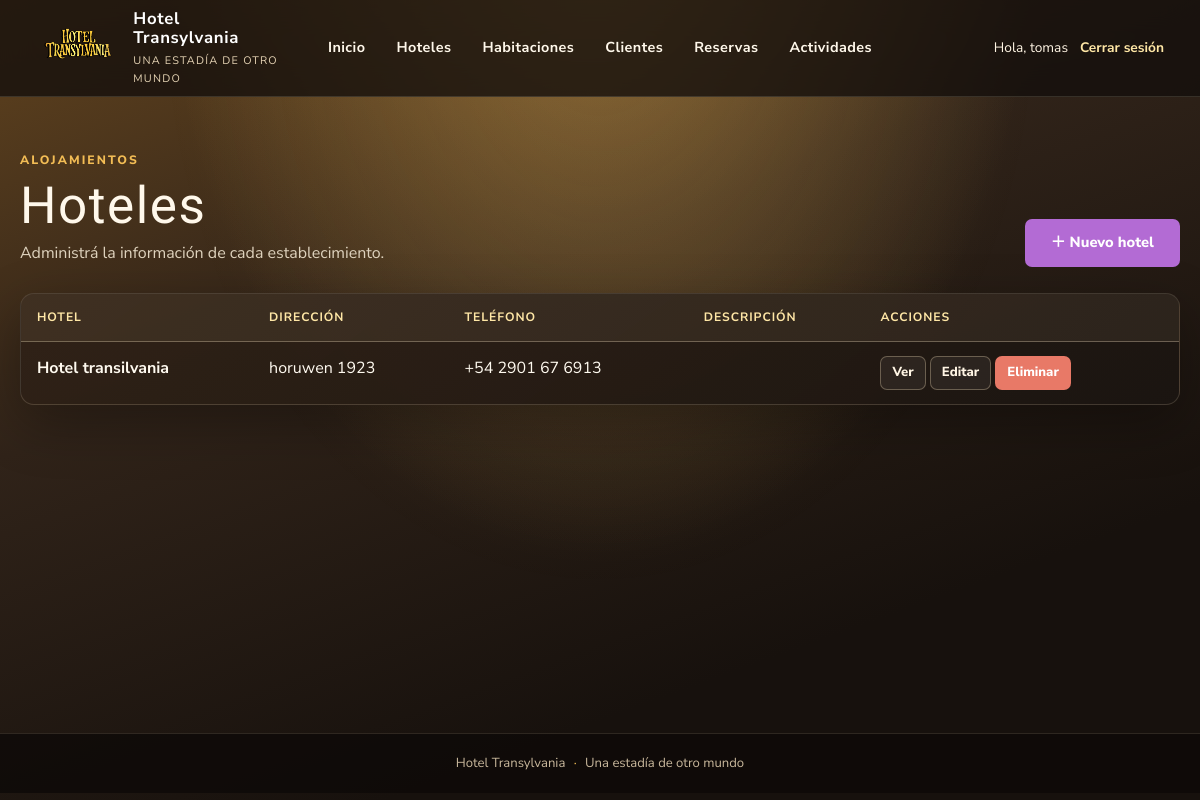
/hoteles/ (signed in), run on the app's committed database.
### apps/hotel/models.py (models this page shows, shortened)
class Hotel(models.Model):
    nombre = models.CharField(max_length=100)
    direccion = models.CharField(max_length=200)
    telefono = models.CharField(max_length=20)
    descripcion = models.TextField()

### apps/hotel/views.py (the view)
# urls.py: path('', login_required(HotelListView.as_view()), name='hotel_list'),
class HotelListView(LoginRequiredMixin, ListView):
    model = Hotel
    template_name = 'hotel/list.html'
    context_object_name = 'hotel'

### templates/hotel/list.html (shortened to what this page needs)
{% extends "base/base.html" %}
{% block content %}
<section class="page-heading">
    <div><p class="eyebrow">Alojamientos</p><h1>Hoteles</h1><p class="subtitle">Administrá la información de cada establecimiento.</p></div>
    <a class="button" href="{% url 'hotel:hotel_create' %}">＋ Nuevo hotel</a>
</section>
{% if hotel %}
<div class="table-wrap">
    <table>
        <thead><tr><th>Hotel</th><th>Dirección</th><th>Teléfono</th><th>Descripción</th><th>Acciones</th></tr></thead>
        <tbody>{% for item in hotel %}
            <tr>
                <td><strong>{{ item.nombre }}</strong></td><td>{{ item.direccion }}</td><td>{{ item.telefono }}</td>
                <td>{{ item.descripcion|truncatechars:80 }}</td>
                <td class="actions-cell">
                    <a class="button secondary small" href="{% url 'hotel:hotel_detail' item.pk %}">Ver</a>
                    <a class="button secondary small" href="{% url 'hotel:hotel_update' item.pk %}">Editar</a>
                    <a class="button danger small" href="{% url 'hotel:hotel_delete' item.pk %}">Eliminar</a>
                </td>
            </tr>
        {% endfor %}</tbody>
    </table>
</div>
{% else %}
<section class="empty-state"><p>Todavía no hay hoteles registrados.</p><a class="button" href="{% url 'hotel:hotel_create' %}">Agregar primer hotel</a></section>
{% endif %}
{% endblock %}

### templates/base/base.html (shortened to what this page needs)
{% load static %}
<!doctype html>
<html lang="es">
<head>
    <link rel="stylesheet" href="{% static 'css/halloween.css' %}">
</head>
<body class="{% block page_class %}inner-page{% endblock %}">
    <header class="site-header">
        <div class="header-inner">
            <a class="brand" href="{% url 'inicio:inicio' %}">
                <img src="{% static 'img/hotel-transylvania-logo.png' %}" alt="Logo de Hotel Transylvania">
                <span class="brand-copy">
                    <strong>Hotel Transylvania</strong>
                    <span>Una estadía de otro mundo</span>
                </span>
            </a>
            <nav class="nav-bar" aria-label="Navegación principal">
                {% if request.resolver_match.url_name == 'inicio' %}
                    <div class="nav-inner">
                        <a href="{% url 'inicio:inicio' %}">Home</a>
                        <a href="#about">About</a>
                        <a href="#gallery">Gallery</a>
                        <a href="#faq">FAQ</a>
                        <a class="nav-cta" href="{% url 'reserva:reserva_list' %}">Reservas</a>
                    </div>
                {% else %}
                    <div class="nav-inner">
                        <a href="{% url 'inicio:inicio' %}">Inicio</a>
                        <a href="{% url 'hotel:hotel_list' %}">Hoteles</a>
                        <a href="{% url 'habitacion:habitacion_list' %}">Habitaciones</a>
                        <a href="{% url 'cliente:cliente_list' %}">Clientes</a>
                        <a href="{% url 'reserva:reserva_list' %}">Reservas</a>
                        <a href="{% url 'actividad_turistica:actividad_turistica_list' %}">Actividades</a>
                    </div>
                {% endif %}
            </nav>
            <div class="account">
                {% if user.is_authenticated %}
                    <span class="account-name">Hola, {{ user.get_short_name|default:user.username }}</span>
                    <form method="post" action="{% url 'seguridad:logout' %}">
                        <button class="logout-button" type="submit">Cerrar sesión</button>
                    </form>
                {% else %}
                    <a href="{% url 'seguridad:login' %}">Iniciar sesión</a>
                {% endif %}
            </div>
        </div>
    </header>
    <main class="{% block main_class %}page{% endblock %}">
        {% block content %}{% endblock %}
    </main>
    <footer class="site-footer">
        <div class="site-footer-inner">Hotel Transylvania <span aria-hidden="true">·</span> Una estadía de otro mundo</div>
    </footer>
</body>
</html>

### data on the page
Hotel: nombre "Hotel transilvania", direccion "horuwen 1923", telefono "+54 2901 67 6913"

### other printed values
{{ user.get_short_name|default:user.username }} "tomas"
